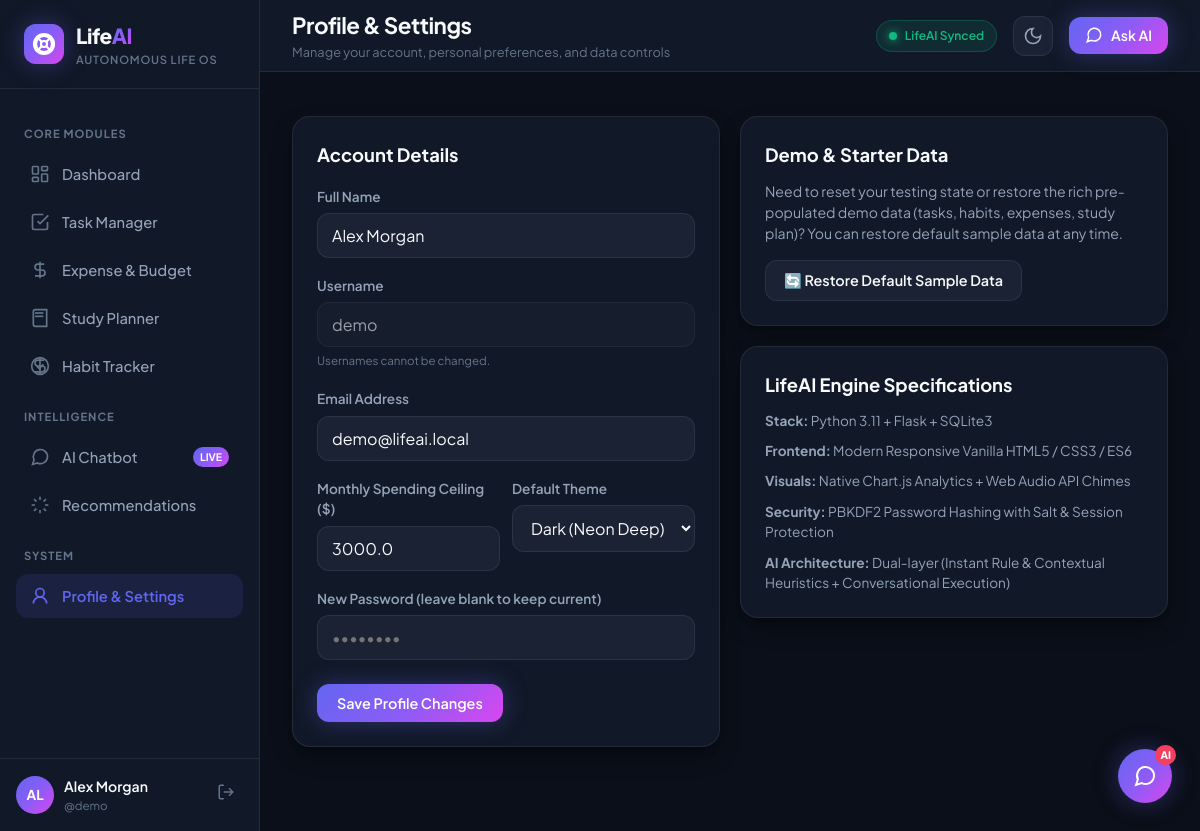
Screenshot of /profile (signed in) with the database file from the repository.
### tables this page shows
CREATE TABLE users (
        id INTEGER PRIMARY KEY AUTOINCREMENT,
        username TEXT UNIQUE NOT NULL,
        email TEXT UNIQUE NOT NULL,
        password_hash TEXT NOT NULL,
        full_name TEXT NOT NULL,
        monthly_budget REAL DEFAULT 2500.0,
        theme TEXT DEFAULT 'dark',
        created_at TIMESTAMP DEFAULT CURRENT_TIMESTAMP
    );

### app.py (the view, shortened to what this page needs)
@app.route('/profile', methods=['GET', 'POST'])
@login_required
def profile():
    user_id = session['user_id']
    conn = get_db()
    cursor = conn.cursor()
    user = cursor.execute("SELECT * FROM users WHERE id = ?", (user_id,)).fetchone()
    conn.close()
    return render_template('profile.html', user=user)

### app.py (called while the page is built)
def login_required(f):
    @wraps(f)
    def decorated_function(*args, **kwargs):
        if 'user_id' not in session:
            flash('Please log in to access your LifeAI dashboard.', 'warning')
            return redirect(url_for('login'))
        return f(*args, **kwargs)
    return decorated_function

@app.context_processor
def inject_user():
    if 'user_id' in session:
        conn = get_db()
        user = conn.execute("SELECT * FROM users WHERE id = ?", (session['user_id'],)).fetchone()
        conn.close()
        return {'current_user': user}
    return {'current_user': None}

### database.py (called while the page is built)
def get_db():
    conn = sqlite3.connect(DB_PATH, timeout=30.0)
    conn.row_factory = sqlite3.Row
    conn.execute("PRAGMA journal_mode = WAL")
    conn.execute("PRAGMA foreign_keys = ON")
    return conn

### templates/profile.html (shortened to what this page needs)
{% extends 'base.html' %}
{% block page_title %}Profile & Settings{% endblock %}
{% block page_subtitle %}Manage your account, personal preferences, and data controls{% endblock %}
{% block content %}
<div class="grid-cols-2" style="margin-bottom: 24px;">
    <div class="glass-card">
        <h3 style="font-size: 1.15rem; font-weight: 700; margin-bottom: 18px;">Account Details</h3>
        <form method="POST" action="{{ url_for('profile') }}">
            <div class="form-group">
                <label class="form-label">Full Name</label>
                <input type="text" name="full_name" class="form-input" value="{{ user.full_name }}" required>
            </div>
            <div class="form-group">
                <label class="form-label">Username</label>
                <input type="text" class="form-input" value="{{ user.username }}" disabled style="opacity: 0.6; cursor: not-allowed;">
                <span style="font-size: 0.72rem; color: var(--text-muted);">Usernames cannot be changed.</span>
            </div>
            <div class="form-group">
                <label class="form-label">Email Address</label>
                <input type="email" name="email" class="form-input" value="{{ user.email }}" required>
            </div>
            <div class="grid-cols-2" style="gap: 12px;">
                <div class="form-group">
                    <label class="form-label">Monthly Spending Ceiling ($)</label>
                    <input type="number" step="50" name="monthly_budget" class="form-input" value="{{ user.monthly_budget }}">
                </div>
                <div class="form-group">
                    <label class="form-label">Default Theme</label>
                    <select name="theme" class="form-select">
                        <option value="dark" {{ 'selected' if user.theme == 'dark' else '' }}>Dark (Neon Deep)</option>
                    </select>
                </div>
            </div>
            <div class="form-group">
                <label class="form-label">New Password (leave blank to keep current)</label>
                <input type="password" name="new_password" class="form-input" placeholder="••••••••" minlength="6">
            </div>
            <div style="margin-top: 24px;">
                <button type="submit" class="btn-primary">
                    Save Profile Changes
                </button>
            </div>
        </form>
    </div>
    <div style="display: flex; flex-direction: column; gap: 20px;">
        <div class="glass-card">
            <h3 style="font-size: 1.15rem; font-weight: 700; margin-bottom: 12px;">Demo & Starter Data</h3>
            <p style="font-size: 0.88rem; color: var(--text-secondary); line-height: 1.5; margin-bottom: 16px;">
                Need to reset your testing state or restore the rich pre-populated demo data (tasks, habits, expenses, study plan)? You can restore default sample data at any time.
            </p>
            <form method="POST" action="{{ url_for('reset_starter_data') }}" onsubmit="return confirm('Restore sample demo data? Your current items will be reset.');">
                <button type="submit" class="btn-secondary">
                    🔄 Restore Default Sample Data
                </button>
            </form>
        </div>
        <div class="glass-card">
            <h3 style="font-size: 1.15rem; font-weight: 700; margin-bottom: 12px;">LifeAI Engine Specifications</h3>
            <div style="display: flex; flex-direction: column; gap: 10px; font-size: 0.85rem; color: var(--text-secondary);">
                <div><strong>Stack:</strong> Python 3.11 + Flask + SQLite3</div>
                <div><strong>Frontend:</strong> Modern Responsive Vanilla HTML5 / CSS3 / ES6</div>
                <div><strong>Visuals:</strong> Native Chart.js Analytics + Web Audio API Chimes</div>
                <div><strong>Security:</strong> PBKDF2 Password Hashing with Salt & Session Protection</div>
                <div><strong>AI Architecture:</strong> Dual-layer (Instant Rule & Contextual Heuristics + Conversational Execution)</div>
            </div>
        </div>
    </div>
</div>
{% endblock %}

### templates/base.html (shortened to what this page needs)
<!DOCTYPE html>
<html lang="en" data-theme="{{ session.get('theme', 'dark') }}">
<head>
    <link rel="stylesheet" href="{{ url_for('static', filename='css/style.css') }}">
</head>
<body class="{{ 'authenticated' if current_user else 'auth-page' }}">
    {% if current_user %}
    <div class="app-layout">
        <aside class="sidebar" id="sidebar">
            <div class="sidebar-header">
                <a href="{{ url_for('dashboard') }}" class="brand-logo">
                    <div class="logo-orb">
                        <span class="orb-pulse"></span>
                    </div>
                    <div class="brand-text">
                        <span class="brand-name">Life<span>AI</span></span>
                        <span class="brand-tag">Autonomous Life OS</span>
                    </div>
                </a>
            </div>
            <nav class="sidebar-nav">
                <div class="nav-section-title">CORE MODULES</div>
                <a href="{{ url_for('dashboard') }}" class="nav-item {{ 'active' if request.endpoint == 'dashboard' else '' }}">
                    <svg width="20" height="20" viewBox="0 0 24 24" fill="none" stroke="currentColor" stroke-width="2"><rect width="7" height="9" x="3" y="3" rx="1"/><rect width="7" height="5" x="14" y="3" rx="1"/><rect width="7" height="9" x="14" y="12" rx="1"/><rect width="7" height="5" x="3" y="16" rx="1"/></svg>
                    <span>Dashboard</span>
                </a>
                <a href="{{ url_for('tasks') }}" class="nav-item {{ 'active' if request.endpoint == 'tasks' else '' }}">
                    <svg width="20" height="20" viewBox="0 0 24 24" fill="none" stroke="currentColor" stroke-width="2"><path d="m9 11 3 3L22 4"/><path d="M21 12v7a2 2 0 0 1-2 2H5a2 2 0 0 1-2-2V5a2 2 0 0 1 2-2h11"/></svg>
                    <span>Task Manager</span>
                </a>
                <a href="{{ url_for('expenses') }}" class="nav-item {{ 'active' if request.endpoint == 'expenses' else '' }}">
                    <svg width="20" height="20" viewBox="0 0 24 24" fill="none" stroke="currentColor" stroke-width="2"><line x1="12" x2="12" y1="2" y2="22"/><path d="M17 5H9.5a3.5 3.5 0 0 0 0 7h5a3.5 3.5 0 0 1 0 7H6"/></svg>
                    <span>Expense & Budget</span>
                </a>
                <a href="{{ url_for('study') }}" class="nav-item {{ 'active' if request.endpoint == 'study' else '' }}">
                    <svg width="20" height="20" viewBox="0 0 24 24" fill="none" stroke="currentColor" stroke-width="2"><path d="M4 19.5v-15A2.5 2.5 0 0 1 6.5 2H20v20H6.5a2.5 2.5 0 0 1-2.5-2.5Z"/><path d="M6 6h10"/><path d="M6 10h10"/></svg>
                    <span>Study Planner</span>
                </a>
                <a href="{{ url_for('habits') }}" class="nav-item {{ 'active' if request.endpoint == 'habits' else '' }}">
                    <svg width="20" height="20" viewBox="0 0 24 24" fill="none" stroke="currentColor" stroke-width="2"><path d="M12 2v20M17 5H9.5a3.5 3.5 0 0 0 0 7h5a3.5 3.5 0 0 1 0 7H6"/><circle cx="12" cy="12" r="10"/><path d="m8 12 3 3 5-5"/></svg>
                    <span>Habit Tracker</span>
                </a>
                <div class="nav-section-title">INTELLIGENCE</div>
                <a href="{{ url_for('chat') }}" class="nav-item ai-item {{ 'active' if request.endpoint == 'chat' else '' }}">
                    <svg width="20" height="20" viewBox="0 0 24 24" fill="none" stroke="currentColor" stroke-width="2"><path d="m3 21 1.9-5.7a8.5 8.5 0 1 1 3.8 3.8z"/></svg>
                    <span>AI Chatbot</span>
                    <span class="nav-badge">Live</span>
                </a>
                <a href="{{ url_for('recommendations') }}" class="nav-item {{ 'active' if request.endpoint == 'recommendations' else '' }}">
                    <svg width="20" height="20" viewBox="0 0 24 24" fill="none" stroke="currentColor" stroke-width="2"><path d="M12 2v4M12 18v4M4.93 4.93l2.83 2.83M16.24 16.24l2.83 2.83M2 12h4M18 12h4M4.93 19.07l2.83-2.83M16.24 7.76l2.83-2.83"/></svg>
                    <span>Recommendations</span>
                </a>
                <div class="nav-section-title">SYSTEM</div>
                <a href="{{ url_for('profile') }}" class="nav-item {{ 'active' if request.endpoint == 'profile' else '' }}">
                    <svg width="20" height="20" viewBox="0 0 24 24" fill="none" stroke="currentColor" stroke-width="2"><circle cx="12" cy="8" r="5"/><path d="M20 21a8 8 0 1 0-16 0"/></svg>
                    <span>Profile & Settings</span>
                </a>
            </nav>
            <div class="sidebar-footer">
                <div class="user-card-mini">
                    <div class="avatar-circle">{{ current_user.full_name[:2].upper() }}</div>
                    <div class="user-meta">
                        <span class="user-name">{{ current_user.full_name }}</span>
                        <span class="user-role">@{{ current_user.username }}</span>
                    </div>
                </div>
                <a href="{{ url_for('logout') }}" class="btn-logout" title="Sign out">
                    <svg width="18" height="18" viewBox="0 0 24 24" fill="none" stroke="currentColor" stroke-width="2"><path d="M9 21H5a2 2 0 0 1-2-2V5a2 2 0 0 1 2-2h4"/><polyline points="16 17 21 12 16 7"/><line x1="21" x2="9" y1="12" y2="12"/></svg>
                </a>
            </div>
        </aside>
        <div class="main-content-wrapper">
            <header class="topbar">
                <div class="topbar-left">
                    <div class="page-title-group">
                        <h1 class="page-heading">{% block page_title %}Dashboard{% endblock %}</h1>
                        <span class="page-subheading">{% block page_subtitle %}Your autonomous daily life overview{% endblock %}</span>
                    </div>
                </div>
                <div class="topbar-right">
                    <div class="ai-status-pill">
                        <span class="status-dot"></span>
                        <span class="status-label">LifeAI Synced</span>
                    </div>
                    <button class="theme-toggle-btn" id="themeToggleBtn" title="Toggle dark/light theme" aria-label="Toggle theme">
                        <svg class="moon-icon" width="20" height="20" viewBox="0 0 24 24" fill="none" stroke="currentColor" stroke-width="2"><path d="M12 3a6 6 0 0 0 9 9 9 9 0 1 1-9-9Z"/></svg>
                    </button>
                    <a href="{{ url_for('chat') }}" class="btn-topbar-chat">
                        <svg width="18" height="18" viewBox="0 0 24 24" fill="none" stroke="currentColor" stroke-width="2"><path d="m3 21 1.9-5.7a8.5 8.5 0 1 1 3.8 3.8z"/></svg>
                        <span>Ask AI</span>
                    </a>
                </div>
            </header>
            <div class="alerts-container">
            </div>
            <main class="page-content">
                {% block content %}{% endblock %}
            </main>
        </div>
    </div>
    {% else %}
    <div class="auth-wrapper">
        {% block auth_content %}{% endblock %}
    </div>
    {% endif %}
    {% if current_user and request.endpoint != 'chat' %}
    <a href="{{ url_for('chat') }}" class="floating-ai-fab" title="Chat with LifeAI">
        <svg width="24" height="24" viewBox="0 0 24 24" fill="none" stroke="currentColor" stroke-width="2"><path d="m3 21 1.9-5.7a8.5 8.5 0 1 1 3.8 3.8z"/></svg>
        <span class="fab-badge">AI</span>
    </a>
    {% endif %}
</body>
</html>

### rows the page displays
users: full_name "AL", full_name "Alex Morgan", username "demo", email "demo@lifeai.local", monthly_budget "3000.0"
